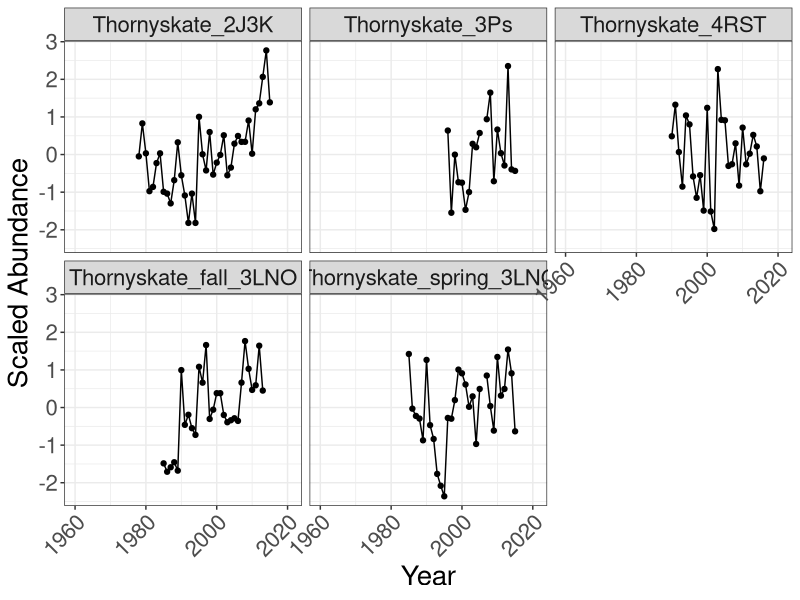
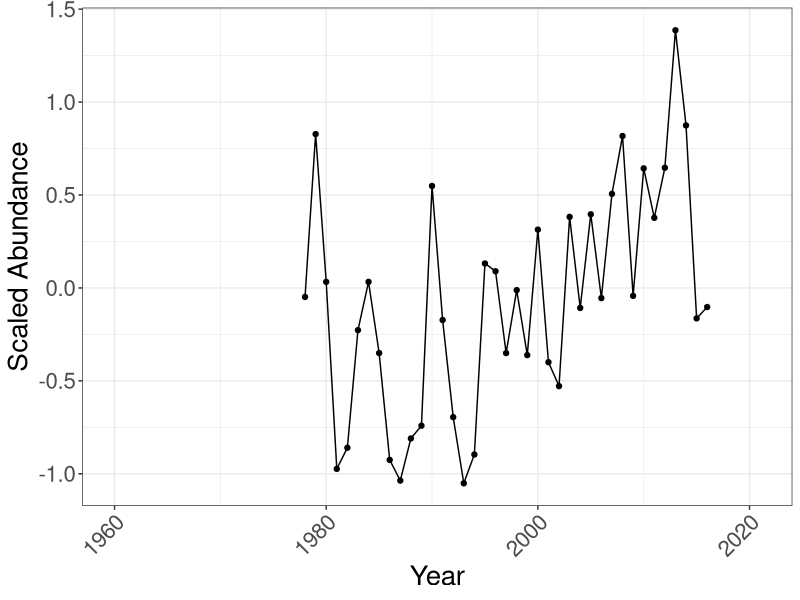
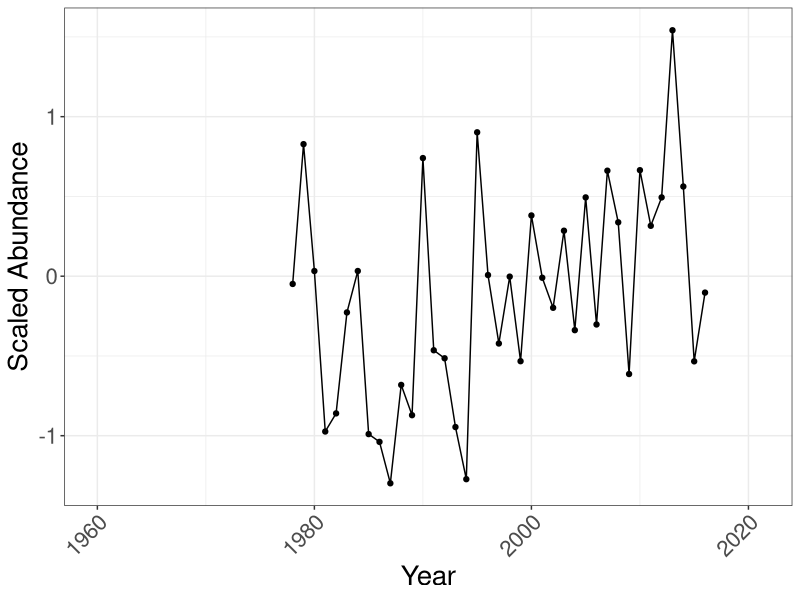
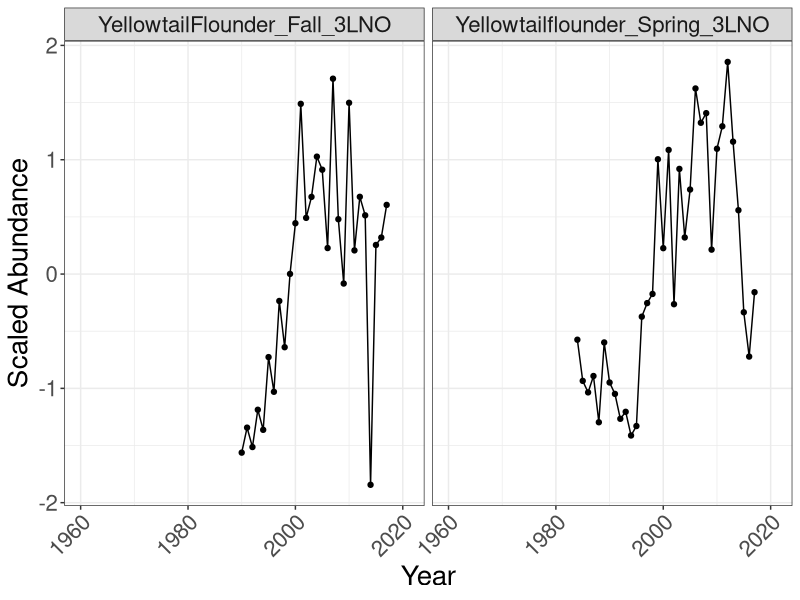
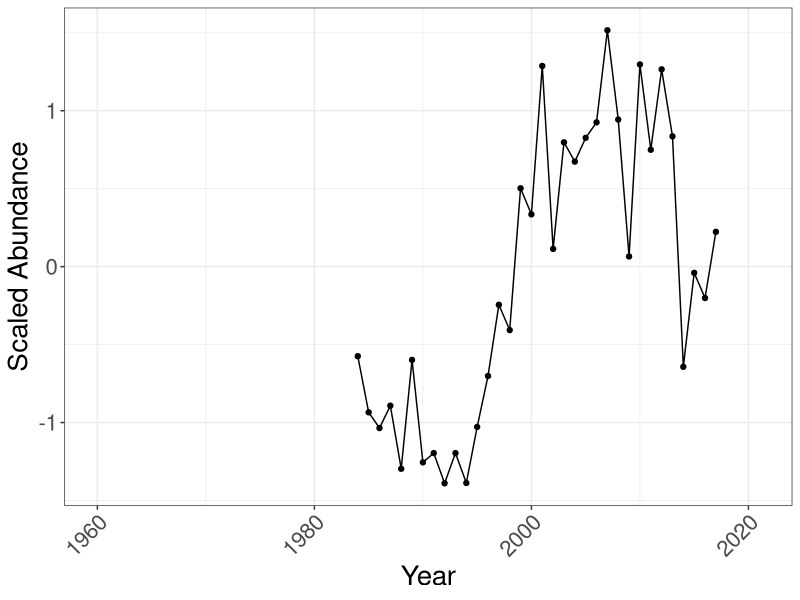
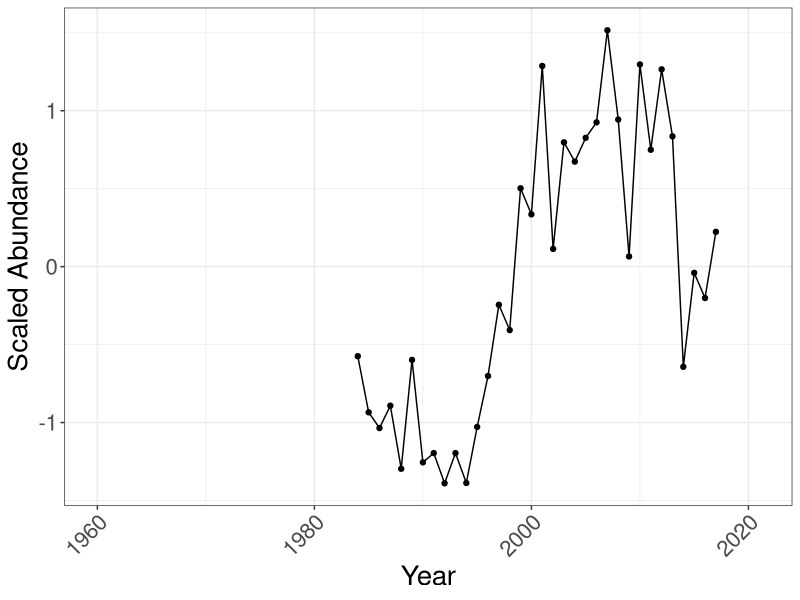
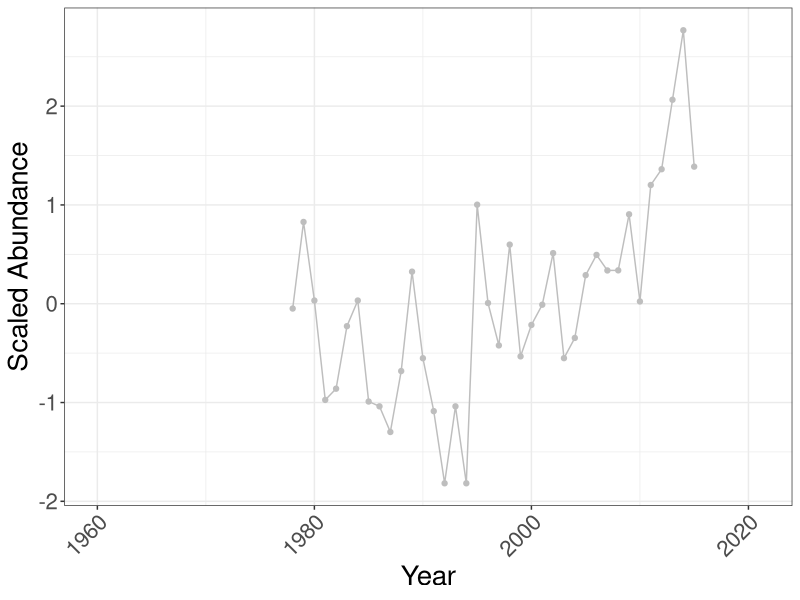
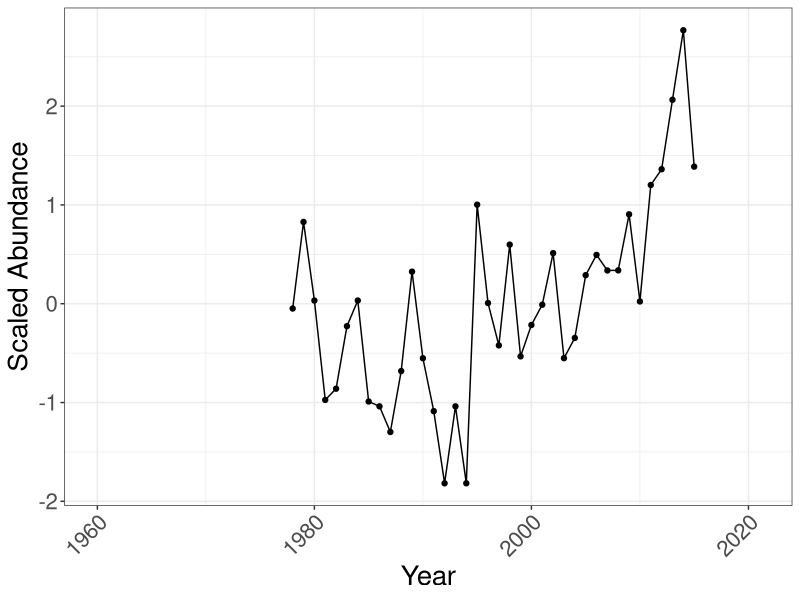

Source code (R) for these figures, in order:
## ---- chunk 1
knitr::opts_chunk$set(echo = TRUE)

library(ggplot2)

setwd("Data")

abun<-read.csv(file="abundance.csv", header = TRUE)
bio<-read.csv(file="biomass.csv", header = TRUE)
len<-read.csv(file="l_at_mat.csv", header = TRUE)
## ---- chunk 2

years<-abun[,1]

stocks<-colnames(abun[,2:8])
spp<-unlist(lapply(strsplit(stocks, "_"),`[[`, 1))
divs<-unlist(sapply(strsplit(stocks, "_"),tail, 1))

spp<-gsub("YellowtailFlounder","Yellowtailflounder",spp)

unique_spp<-unique(spp)
uni_fxnal_group<-c("benthivore","benthivore")
fxnal_group<-gsub(unique_spp[1],uni_fxnal_group[1],gsub(unique_spp[2],uni_fxnal_group[2],spp))

scaled_abun<-apply(abun[,2:8], 2, scale)

abun_df<-data.frame(abun=c(scaled_abun),year=rep(years, length(scaled_abun[1,])), stock=rep(stocks, each=length(years)), 
                          spp=rep(spp, each=length(years)), fxnal_group= rep(fxnal_group, each=length(years)),
                          div=rep(divs, each=length(years)))

## ---- chunk 3
th_sk<-subset(abun_df, spp=="Thornyskate")
ggplot(th_sk, aes(x=year, y=abun))+
  geom_line()+
  geom_point()+
  xlab("Year")+ylab("Scaled Abundance")+
  facet_wrap(~stock)+
    theme_bw()+
  theme(text = element_text(size=20),
        axis.text.x = element_text(angle=45, hjust=1))
## ---- chunk 4
agg_spp<-aggregate(abun_df$abun, by=list(abun_df$year, abun_df$spp), FUN=mean, na.rm=TRUE)
th_sk<-subset(agg_spp, Group.2=="Thornyskate")
ggplot(th_sk, aes(x=Group.1, y=x))+
  geom_line()+
  geom_point()+
  xlab("Year")+ylab("Scaled Abundance")+
  #facet_wrap(~Group.2)+
  theme_bw()+
  theme(text = element_text(size=20),
        axis.text.x = element_text(angle=45, hjust=1))
## ---- chunk 5
agg_spp<-aggregate(abun_df$abun, by=list(abun_df$year, abun_df$spp), FUN=median, na.rm=TRUE)
th_sk<-subset(agg_spp, Group.2=="Thornyskate")
ggplot(th_sk, aes(x=Group.1, y=x))+
  geom_line()+
  geom_point()+
  xlab("Year")+ylab("Scaled Abundance")+
  #facet_wrap(~Group.2)+
  theme_bw()+
  theme(text = element_text(size=20),
        axis.text.x = element_text(angle=45, hjust=1))
## ---- chunk 6
yt_fl<-subset(abun_df, spp=="Yellowtailflounder")
ggplot(yt_fl, aes(x=year, y=abun))+
  geom_line()+
  geom_point()+
  xlab("Year")+ylab("Scaled Abundance")+
  facet_wrap(~stock)+
    theme_bw()+
  theme(text = element_text(size=20),
        axis.text.x = element_text(angle=45, hjust=1))
## ---- chunk 7
agg_spp<-aggregate(abun_df$abun, by=list(abun_df$year, abun_df$spp), FUN=mean, na.rm=TRUE)
th_sk<-subset(agg_spp, Group.2=="Yellowtailflounder")
ggplot(th_sk, aes(x=Group.1, y=x))+
  geom_line()+
  geom_point()+
  xlab("Year")+ylab("Scaled Abundance")+
  #facet_wrap(~Group.2)+
  theme_bw()+
  theme(text = element_text(size=20),
        axis.text.x = element_text(angle=45, hjust=1))
## ---- chunk 8
agg_spp<-aggregate(abun_df$abun, by=list(abun_df$year, abun_df$spp), FUN=median, na.rm=TRUE)
th_sk<-subset(agg_spp, Group.2=="Yellowtailflounder")
ggplot(th_sk, aes(x=Group.1, y=x))+
  geom_line()+
  geom_point()+
  xlab("Year")+ylab("Scaled Abundance")+
  #facet_wrap(~Group.2)+
  theme_bw()+
  theme(text = element_text(size=20),
        axis.text.x = element_text(angle=45, hjust=1))
## ---- chunk 9
xs <- split(abun_df,f = abun_df$div)

ggplot(xs$`2J3K`,aes(x =year, y=abun,group = stock)) + 
  geom_line(colour="grey")+
  geom_point(colour="grey")+
  xlab("Year")+ylab("Scaled Abundance")+
  #facet_wrap(~spp)+
  theme_bw()+
  theme(text = element_text(size=20),
        axis.text.x = element_text(angle=45, hjust=1))
## ---- chunk 10
agg_spp<-aggregate(abun_df$abun, by=list(abun_df$year, abun_df$div), FUN=mean, na.rm=TRUE)
th_sk<-subset(agg_spp, Group.2=="2J3K")
ggplot(th_sk, aes(x=Group.1, y=x))+
  geom_line()+
  geom_point()+
  xlab("Year")+ylab("Scaled Abundance")+
  #facet_wrap(~Group.2)+
  theme_bw()+
  theme(text = element_text(size=20),
        axis.text.x = element_text(angle=45, hjust=1))
## ---- chunk 11
agg_spp<-aggregate(abun_df$abun, by=list(abun_df$year, abun_df$div), FUN=median, na.rm=TRUE)
th_sk<-subset(agg_spp, Group.2=="2J3K")
ggplot(th_sk, aes(x=Group.1, y=x))+
  geom_line()+
  geom_point()+
  xlab("Year")+ylab("Scaled Abundance")+
  #facet_wrap(~Group.2)+
  theme_bw()+
  theme(text = element_text(size=20),
        axis.text.x = element_text(angle=45, hjust=1))
## ---- chunk 12
xs <- split(abun_df,f = abun_df$div)

ggplot(xs$`3LNO`,aes(x =year, y=abun,group = stock)) + 
  geom_line(colour="grey")+
  geom_point(colour="grey")+
  xlab("Year")+ylab("Scaled Abundance")+
  #facet_wrap(~spp)+
  theme_bw()+
  theme(text = element_text(size=20),
        axis.text.x = element_text(angle=45, hjust=1))
## ---- chunk 13
agg_spp<-aggregate(abun_df$abun, by=list(abun_df$year, abun_df$div), FUN=mean, na.rm=TRUE)
th_sk<-subset(agg_spp, Group.2=="3LNO")
ggplot(th_sk, aes(x=Group.1, y=x))+
  geom_line()+
  geom_point()+
  xlab("Year")+ylab("Scaled Abundance")+
  #facet_wrap(~Group.2)+
  theme_bw()+
  theme(text = element_text(size=20),
        axis.text.x = element_text(angle=45, hjust=1))
## ---- chunk 14
agg_spp<-aggregate(abun_df$abun, by=list(abun_df$year, abun_df$div), FUN=median, na.rm=TRUE)
th_sk<-subset(agg_spp, Group.2=="3LNO")
ggplot(th_sk, aes(x=Group.1, y=x))+
  geom_line()+
  geom_point()+
  xlab("Year")+ylab("Scaled Abundance")+
  #facet_wrap(~Group.2)+
  theme_bw()+
  theme(text = element_text(size=20),
        axis.text.x = element_text(angle=45, hjust=1))
## ---- chunk 15
xs <- split(abun_df,f = abun_df$div)

ggplot(xs$`3Ps`,aes(x =year, y=abun,group = stock)) + 
  geom_line(colour="grey")+
  geom_point(colour="grey")+
  xlab("Year")+ylab("Scaled Abundance")+
  #facet_wrap(~spp)+
  theme_bw()+
  theme(text = element_text(size=20),
        axis.text.x = element_text(angle=45, hjust=1))
## ---- chunk 16
agg_spp<-aggregate(abun_df$abun, by=list(abun_df$year, abun_df$div), FUN=mean, na.rm=TRUE)
th_sk<-subset(agg_spp, Group.2=="3Ps")
ggplot(th_sk, aes(x=Group.1, y=x))+
  geom_line()+
  geom_point()+
  xlab("Year")+ylab("Scaled Abundance")+
  #facet_wrap(~Group.2)+
  theme_bw()+
  theme(text = element_text(size=20),
        axis.text.x = element_text(angle=45, hjust=1))
## ---- chunk 17
agg_spp<-aggregate(abun_df$abun, by=list(abun_df$year, abun_df$div), FUN=median, na.rm=TRUE)
th_sk<-subset(agg_spp, Group.2=="3Ps")
ggplot(th_sk, aes(x=Group.1, y=x))+
  geom_line()+
  geom_point()+
  xlab("Year")+ylab("Scaled Abundance")+
  #facet_wrap(~Group.2)+
  theme_bw()+
  theme(text = element_text(size=20),
        axis.text.x = element_text(angle=45, hjust=1))
## ---- chunk 18
xs <- split(abun_df,f = abun_df$div)

ggplot(xs$`4RST`,aes(x =year, y=abun,group = stock)) + 
  geom_line(colour="grey")+
  geom_point(colour="grey")+
  xlab("Year")+ylab("Scaled Abundance")+
  #facet_wrap(~spp)+
  theme_bw()+
  theme(text = element_text(size=20),
        axis.text.x = element_text(angle=45, hjust=1))
## ---- chunk 19
agg_spp<-aggregate(abun_df$abun, by=list(abun_df$year, abun_df$div), FUN=mean, na.rm=TRUE)
th_sk<-subset(agg_spp, Group.2=="4RST")
ggplot(th_sk, aes(x=Group.1, y=x))+
  geom_line()+
  geom_point()+
  xlab("Year")+ylab("Scaled Abundance")+
  #facet_wrap(~Group.2)+
  theme_bw()+
  theme(text = element_text(size=20),
        axis.text.x = element_text(angle=45, hjust=1))
## ---- chunk 20
agg_spp<-aggregate(abun_df$abun, by=list(abun_df$year, abun_df$div), FUN=median, na.rm=TRUE)
th_sk<-subset(agg_spp, Group.2=="4RST")
ggplot(th_sk, aes(x=Group.1, y=x))+
  geom_line()+
  geom_point()+
  xlab("Year")+ylab("Scaled Abundance")+
  #facet_wrap(~Group.2)+
  theme_bw()+
  theme(text = element_text(size=20),
        axis.text.x = element_text(angle=45, hjust=1))
## ---- chunk 21

years<-bio[,1]

stocks<-colnames(bio[,2:8])
spp<-unlist(lapply(strsplit(stocks, "_"),`[[`, 1))
divs<-unlist(sapply(strsplit(stocks, "_"),tail, 1))

spp<-gsub("YellowtailFlounder","Yellowtailflounder",spp)

unique_spp<-unique(spp)
uni_fxnal_group<-c("benthivore","benthivore")
fxnal_group<-gsub(unique_spp[1],uni_fxnal_group[1],gsub(unique_spp[2],uni_fxnal_group[2],spp))

scaled_abun<-apply(bio[,2:8], 2, scale)

abun_df<-data.frame(abun=c(scaled_abun),year=rep(years, length(scaled_abun[1,])), stock=rep(stocks, each=length(years)), 
                          spp=rep(spp, each=length(years)), fxnal_group= rep(fxnal_group, each=length(years)),
                          div=rep(divs, each=length(years)))

## ---- chunk 22
th_sk<-subset(abun_df, spp=="Thornyskate")
ggplot(th_sk, aes(x=year, y=abun))+
  geom_line()+
  geom_point()+
  xlab("Year")+ylab("Scaled Biomass")+
  facet_wrap(~stock)+
    theme_bw()+
  theme(text = element_text(size=20),
        axis.text.x = element_text(angle=45, hjust=1))
## ---- chunk 23
agg_spp<-aggregate(abun_df$abun, by=list(abun_df$year, abun_df$spp), FUN=mean, na.rm=TRUE)
th_sk<-subset(agg_spp, Group.2=="Thornyskate")
ggplot(th_sk, aes(x=Group.1, y=x))+
  geom_line()+
  geom_point()+
  xlab("Year")+ylab("Scaled Biomass")+
  #facet_wrap(~Group.2)+
  theme_bw()+
  theme(text = element_text(size=20),
        axis.text.x = element_text(angle=45, hjust=1))
## ---- chunk 24
agg_spp<-aggregate(abun_df$abun, by=list(abun_df$year, abun_df$spp), FUN=median, na.rm=TRUE)
th_sk<-subset(agg_spp, Group.2=="Thornyskate")
ggplot(th_sk, aes(x=Group.1, y=x))+
  geom_line()+
  geom_point()+
  xlab("Year")+ylab("Scaled Biomass")+
  #facet_wrap(~Group.2)+
  theme_bw()+
  theme(text = element_text(size=20),
        axis.text.x = element_text(angle=45, hjust=1))
## ---- chunk 25
yt_fl<-subset(abun_df, spp=="Yellowtailflounder")
ggplot(yt_fl, aes(x=year, y=abun))+
  geom_line()+
  geom_point()+
  xlab("Year")+ylab("Scaled Biomass")+
  facet_wrap(~stock)+
    theme_bw()+
  theme(text = element_text(size=20),
        axis.text.x = element_text(angle=45, hjust=1))
## ---- chunk 26
agg_spp<-aggregate(abun_df$abun, by=list(abun_df$year, abun_df$spp), FUN=mean, na.rm=TRUE)
th_sk<-subset(agg_spp, Group.2=="Yellowtailflounder")
ggplot(th_sk, aes(x=Group.1, y=x))+
  geom_line()+
  geom_point()+
  xlab("Year")+ylab("Scaled Biomass")+
  #facet_wrap(~Group.2)+
  theme_bw()+
  theme(text = element_text(size=20),
        axis.text.x = element_text(angle=45, hjust=1))
## ---- chunk 27
agg_spp<-aggregate(abun_df$abun, by=list(abun_df$year, abun_df$spp), FUN=median, na.rm=TRUE)
th_sk<-subset(agg_spp, Group.2=="Yellowtailflounder")
ggplot(th_sk, aes(x=Group.1, y=x))+
  geom_line()+
  geom_point()+
  xlab("Year")+ylab("Scaled Biomass")+
  #facet_wrap(~Group.2)+
  theme_bw()+
  theme(text = element_text(size=20),
        axis.text.x = element_text(angle=45, hjust=1))
## ---- chunk 28
xs <- split(abun_df,f = abun_df$div)

ggplot(xs$`2J3K`,aes(x =year, y=abun,group = stock)) + 
  geom_line(colour="grey")+
  geom_point(colour="grey")+
  xlab("Year")+ylab("Scaled Biomass")+
  #facet_wrap(~spp)+
  theme_bw()+
  theme(text = element_text(size=20),
        axis.text.x = element_text(angle=45, hjust=1))
## ---- chunk 29
agg_spp<-aggregate(abun_df$abun, by=list(abun_df$year, abun_df$div), FUN=mean, na.rm=TRUE)
th_sk<-subset(agg_spp, Group.2=="2J3K")
ggplot(th_sk, aes(x=Group.1, y=x))+
  geom_line()+
  geom_point()+
  xlab("Year")+ylab("Scaled Biomass")+
  #facet_wrap(~Group.2)+
  theme_bw()+
  theme(text = element_text(size=20),
        axis.text.x = element_text(angle=45, hjust=1))
## ---- chunk 30
agg_spp<-aggregate(abun_df$abun, by=list(abun_df$year, abun_df$div), FUN=median, na.rm=TRUE)
th_sk<-subset(agg_spp, Group.2=="2J3K")
ggplot(th_sk, aes(x=Group.1, y=x))+
  geom_line()+
  geom_point()+
  xlab("Year")+ylab("Scaled Biomass")+
  #facet_wrap(~Group.2)+
  theme_bw()+
  theme(text = element_text(size=20),
        axis.text.x = element_text(angle=45, hjust=1))
## ---- chunk 31
xs <- split(abun_df,f = abun_df$div)

ggplot(xs$`3LNO`,aes(x =year, y=abun,group = stock)) + 
  geom_line(colour="grey")+
  geom_point(colour="grey")+
  xlab("Year")+ylab("Scaled Biomass")+
  #facet_wrap(~spp)+
  theme_bw()+
  theme(text = element_text(size=20),
        axis.text.x = element_text(angle=45, hjust=1))
## ---- chunk 32
agg_spp<-aggregate(abun_df$abun, by=list(abun_df$year, abun_df$div), FUN=mean, na.rm=TRUE)
th_sk<-subset(agg_spp, Group.2=="3LNO")
ggplot(th_sk, aes(x=Group.1, y=x))+
  geom_line()+
  geom_point()+
  xlab("Year")+ylab("Scaled Biomass")+
  #facet_wrap(~Group.2)+
  theme_bw()+
  theme(text = element_text(size=20),
        axis.text.x = element_text(angle=45, hjust=1))
## ---- chunk 33
agg_spp<-aggregate(abun_df$abun, by=list(abun_df$year, abun_df$div), FUN=median, na.rm=TRUE)
th_sk<-subset(agg_spp, Group.2=="3LNO")
ggplot(th_sk, aes(x=Group.1, y=x))+
  geom_line()+
  geom_point()+
  xlab("Year")+ylab("Scaled Biomass")+
  #facet_wrap(~Group.2)+
  theme_bw()+
  theme(text = element_text(size=20),
        axis.text.x = element_text(angle=45, hjust=1))
## ---- chunk 34
xs <- split(abun_df,f = abun_df$div)

ggplot(xs$`3Ps`,aes(x =year, y=abun,group = stock)) + 
  geom_line(colour="grey")+
  geom_point(colour="grey")+
  xlab("Year")+ylab("Scaled Biomass")+
  #facet_wrap(~spp)+
  theme_bw()+
  theme(text = element_text(size=20),
        axis.text.x = element_text(angle=45, hjust=1))
## ---- chunk 35
agg_spp<-aggregate(abun_df$abun, by=list(abun_df$year, abun_df$div), FUN=mean, na.rm=TRUE)
th_sk<-subset(agg_spp, Group.2=="3Ps")
ggplot(th_sk, aes(x=Group.1, y=x))+
  geom_line()+
  geom_point()+
  xlab("Year")+ylab("Scaled Biomass")+
  #facet_wrap(~Group.2)+
  theme_bw()+
  theme(text = element_text(size=20),
        axis.text.x = element_text(angle=45, hjust=1))
## ---- chunk 36
agg_spp<-aggregate(abun_df$abun, by=list(abun_df$year, abun_df$div), FUN=median, na.rm=TRUE)
th_sk<-subset(agg_spp, Group.2=="3Ps")
ggplot(th_sk, aes(x=Group.1, y=x))+
  geom_line()+
  geom_point()+
  xlab("Year")+ylab("Scaled Biomass")+
  #facet_wrap(~Group.2)+
  theme_bw()+
  theme(text = element_text(size=20),
        axis.text.x = element_text(angle=45, hjust=1))
## ---- chunk 37
xs <- split(abun_df,f = abun_df$div)

ggplot(xs$`4RST`,aes(x =year, y=abun,group = stock)) + 
  geom_line(colour="grey")+
  geom_point(colour="grey")+
  xlab("Year")+ylab("Scaled Biomass")+
  #facet_wrap(~spp)+
  theme_bw()+
  theme(text = element_text(size=20),
        axis.text.x = element_text(angle=45, hjust=1))
## ---- chunk 38
agg_spp<-aggregate(abun_df$abun, by=list(abun_df$year, abun_df$div), FUN=mean, na.rm=TRUE)
th_sk<-subset(agg_spp, Group.2=="4RST")
ggplot(th_sk, aes(x=Group.1, y=x))+
  geom_line()+
  geom_point()+
  xlab("Year")+ylab("Scaled Biomass")+
  #facet_wrap(~Group.2)+
  theme_bw()+
  theme(text = element_text(size=20),
        axis.text.x = element_text(angle=45, hjust=1))
## ---- chunk 39
agg_spp<-aggregate(abun_df$abun, by=list(abun_df$year, abun_df$div), FUN=median, na.rm=TRUE)
th_sk<-subset(agg_spp, Group.2=="4RST")
ggplot(th_sk, aes(x=Group.1, y=x))+
  geom_line()+
  geom_point()+
  xlab("Year")+ylab("Scaled Biomass")+
  #facet_wrap(~Group.2)+
  theme_bw()+
  theme(text = element_text(size=20),
        axis.text.x = element_text(angle=45, hjust=1))
